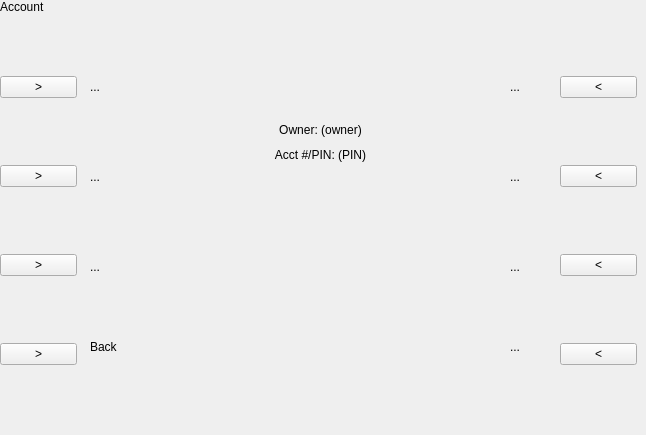
    <widget class="QWidget" name="account">
     <widget class="QWidget" name="verticalLayoutWidget_11">
      <property name="geometry">
       <rect>
        <x>560</x>
        <y>15</y>
        <width>77</width>
        <height>411</height>
       </rect>
      </property>
      <layout class="QVBoxLayout" name="verticalLayout_15">
       <item>
        <widget class="QPushButton" name="pushButton_R1_a">
         <property name="text">
          <string>&lt;</string>
         </property>
        </widget>
       </item>
       <item>
        <widget class="QPushButton" name="pushButton_R2_a">
         <property name="text">
          <string>&lt;</string>
         </property>
        </widget>
       </item>
       <item>
        <widget class="QPushButton" name="pushButton_R3_a">
         <property name="text">
          <string>&lt;</string>
         </property>
        </widget>
       </item>
       <item>
        <widget class="QPushButton" name="pushButton_R4_a">
         <property name="text">
          <string>&lt;</string>
         </property>
        </widget>
       </item>
      </layout>
     </widget>
     <widget class="QWidget" name="verticalLayoutWidget_12">
      <property name="geometry">
       <rect>
        <x>0</x>
        <y>15</y>
        <width>77</width>
        <height>411</height>
       </rect>
      </property>
      <layout class="QVBoxLayout" name="verticalLayout_16">
       <item>
        <widget class="QPushButton" name="pushButton_L1_a">
         <property name="text">
          <string>&gt;</string>
         </property>
        </widget>
       </item>
       <item>
        <widget class="QPushButton" name="pushButton_L2_a">
         <property name="text">
          <string>&gt;</string>
         </property>
        </widget>
       </item>
       <item>
        <widget class="QPushButton" name="pushButton_L3_a">
         <property name="text">
          <string>&gt;</string>
         </property>
        </widget>
       </item>
       <item>
        <widget class="QPushButton" name="pushButton_L4_a">
         <property name="text">
          <string>&gt;</string>
         </property>
        </widget>
       </item>
      </layout>
     </widget>
     <widget class="QLabel" name="label_L4_a">
      <property name="geometry">
       <rect>
        <x>90</x>
        <y>340</y>
        <width>46</width>
        <height>13</height>
       </rect>
      </property>
      <property name="text">
       <string>Back</string>
      </property>
     </widget>
     <widget class="QLabel" name="label_R3_a">
      <property name="geometry">
       <rect>
        <x>510</x>
        <y>260</y>
        <width>46</width>
        <height>13</height>
       </rect>
      </property>
      <property name="text">
       <string>...</string>
      </property>
     </widget>
     <widget class="QLabel" name="pageLabel_a">
      <property name="geometry">
       <rect>
        <x>0</x>
        <y>0</y>
        <width>46</width>
        <height>13</height>
       </rect>
      </property>
      <property name="text">
       <string>Account</string>
      </property>
     </widget>
     <widget class="QLabel" name="label_bottom_a">
      <property name="geometry">
       <rect>
        <x>80</x>
        <y>145</y>
        <width>481</width>
        <height>20</height>
       </rect>
      </property>
      <property name="text">
       <string>Acct #/PIN: (PIN)</string>
      </property>
      <property name="alignment">
       <set>Qt::AlignCenter</set>
      </property>
     </widget>
     <widget class="QLabel" name="label_L2_a">
      <property name="geometry">
       <rect>
        <x>90</x>
        <y>170</y>
        <width>46</width>
        <height>13</height>
       </rect>
      </property>
      <property name="text">
       <string>...</string>
      </property>
     </widget>
     <widget class="QLabel" name="label_top_a">
      <property name="geometry">
       <rect>
        <x>80</x>
        <y>120</y>
        <width>481</width>
        <height>20</height>
       </rect>
      </property>
      <property name="text">
       <string>Owner: (owner)</string>
      </property>
      <property name="alignment">
       <set>Qt::AlignCenter</set>
      </property>
     </widget>
     <widget class="QLabel" name="label_R4_a">
      <property name="geometry">
       <rect>
        <x>510</x>
        <y>340</y>
        <width>46</width>
        <height>13</height>
       </rect>
      </property>
      <property name="text">
       <string>...</string>
      </property>
     </widget>
     <widget class="QLabel" name="label_R2_a">
      <property name="geometry">
       <rect>
        <x>510</x>
        <y>170</y>
        <width>46</width>
        <height>13</height>
       </rect>
      </property>
      <property name="text">
       <string>...</string>
      </property>
     </widget>
     <widget class="QLabel" name="label_L3_a">
      <property name="geometry">
       <rect>
        <x>90</x>
        <y>260</y>
        <width>46</width>
        <height>13</height>
       </rect>
      </property>
      <property name="text">
       <string>...</string>
      </property>
     </widget>
     <widget class="QLabel" name="label_L1_a">
      <property name="geometry">
       <rect>
        <x>90</x>
        <y>80</y>
        <width>46</width>
        <height>13</height>
       </rect>
      </property>
      <property name="text">
       <string>...</string>
      </property>
     </widget>
     <widget class="QLabel" name="label_R1_a">
      <property name="geometry">
       <rect>
        <x>510</x>
        <y>80</y>
        <width>46</width>
        <height>13</height>
       </rect>
      </property>
      <property name="text">
       <string>...</string>
      </property>
     </widget>
    </widget>
